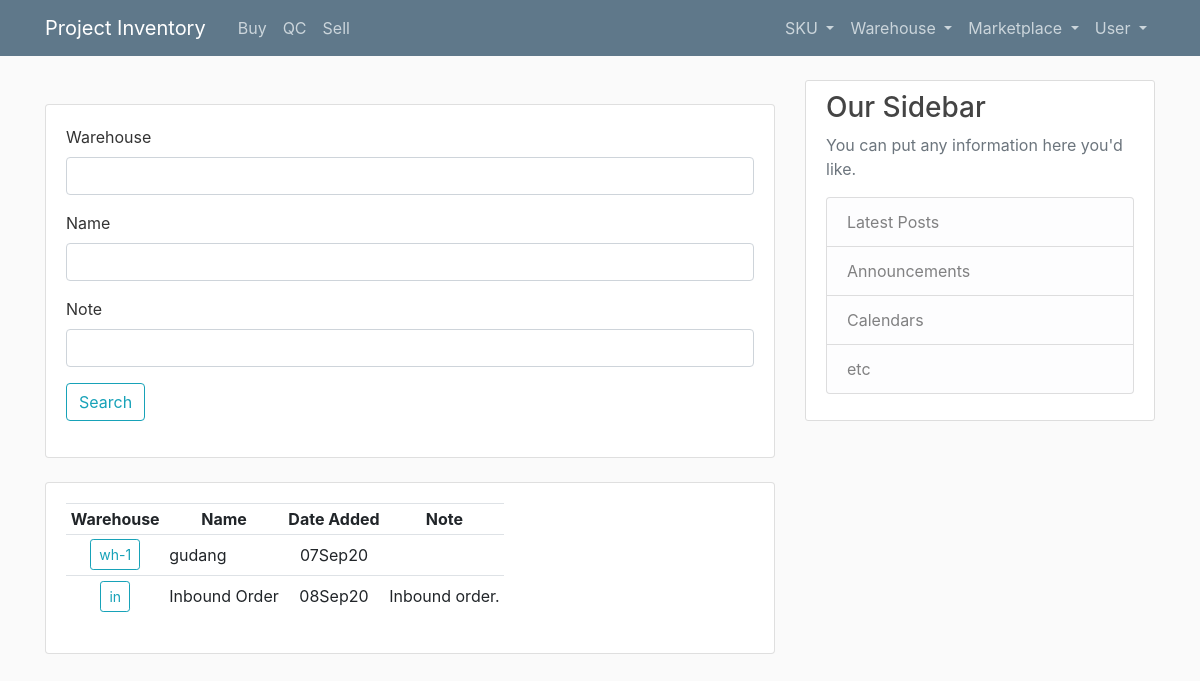
/warehouse-list (signed in), run on the app's committed database.
### sku/models.py (models this page shows, shortened)
class Warehouse(models.Model):
    slug = models.SlugField(max_length=50, null=True, unique=True)
    name = models.CharField(max_length=255, null=True)
    note = models.TextField(null=True, blank=True)
    creator = models.ForeignKey(User, on_delete=models.SET_NULL, null=True)
    date_added = models.DateTimeField(default=timezone.now, null=True)

### sku/views.py (the view)
# urls.py: path('warehouse-list', views.WarehouseList, name='warehouse-list'),
def WarehouseList(request):
    if not request.user.username:
        return redirect('/login/?next=%s' % request.path)
    warehouses = Warehouse.objects.all()
    warehouse_count = warehouses.count()
    warehouse_filter = WarehouseFilter(request.GET, queryset=warehouses)
    warehouses = warehouse_filter.qs
    context = {'warehouses':warehouses,
               'warehouse_count':warehouse_count,
               'warehouse_filter':warehouse_filter}
    return render(request, 'sku/warehouse_list.html', context)

### sku/templates/sku/warehouse_list.html
{% extends 'base.html' %}
{% load crispy_forms_tags %}
{% block content %}
<br>
<div class="row">
    <div class="col">
        <div class="card card-body">
            <form method="get">
                {{warehouse_filter.form|crispy}}
                <button class="btn btn-outline-info" type="submit">
                    Search
                </button>
            </form>
        </div>
    </div>
</div>
<br>
<div class="row">
    <div class="col-md">
        <div class="card card-body">
            <table class="table table-sm table-hover table-responsive">
                <tr>
                    <th style="text-align:center">Warehouse</th>
                    <th style="text-align:center">Name</th>
                    <th style="text-align:center">Date Added</th>
                    <th style="text-align:center">Note</th>
                </tr>
                {% for warehouse in warehouses %}
                <tr>
                    <td class="align-middle" style="text-align:center">
                        <a class="btn btn-sm btn-outline-info" href="{% url 'warehouse-detail' warehouse.slug %}">{{ warehouse.slug }}</a>
                    </td>
                    <td class="align-middle">
                        {{ warehouse.name }}
                    </td>
                    <td class="align-middle" style="text-align:center">
                        {{ warehouse.date_added|date:"dMy" }}
                    </td>
                    <td class="align-middle" >
                    {% if warehouse.note|length > 140 %}
                            {{ warehouse.note|slice:140 }} ...
                        {% else %}
                            {{ warehouse.note }}
                        {% endif %}
                    </td>
                </tr>
                {% endfor %}
            </table>
        </div>
    </div>
</div>
{% endblock %}

### static/css/main.css (style rules this page uses)
body { background: #fafafa; color: #333333; margin-top: 5rem; }

### data on the page
Warehouse: slug "wh-1", name "gudang", date_added "07Sep20"
Warehouse: slug "in", name "Inbound Order", date_added "08Sep20", note "Inbound order."
